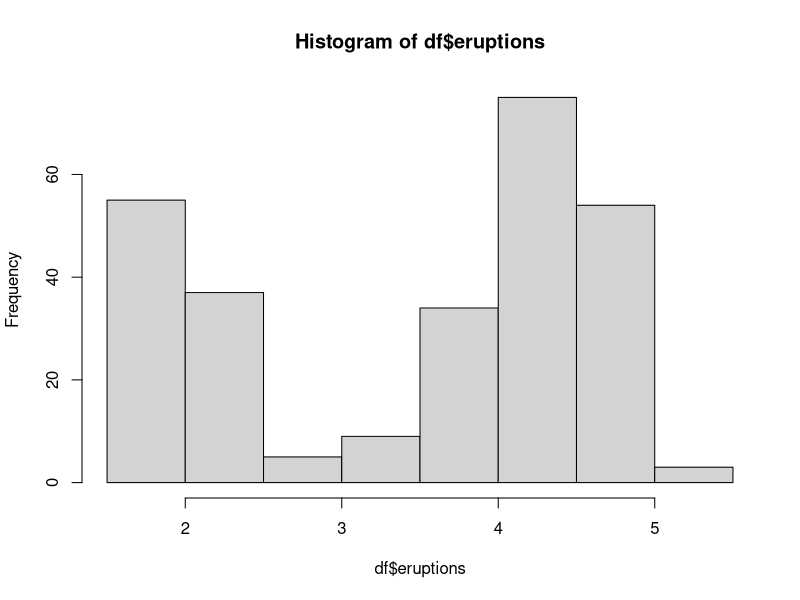
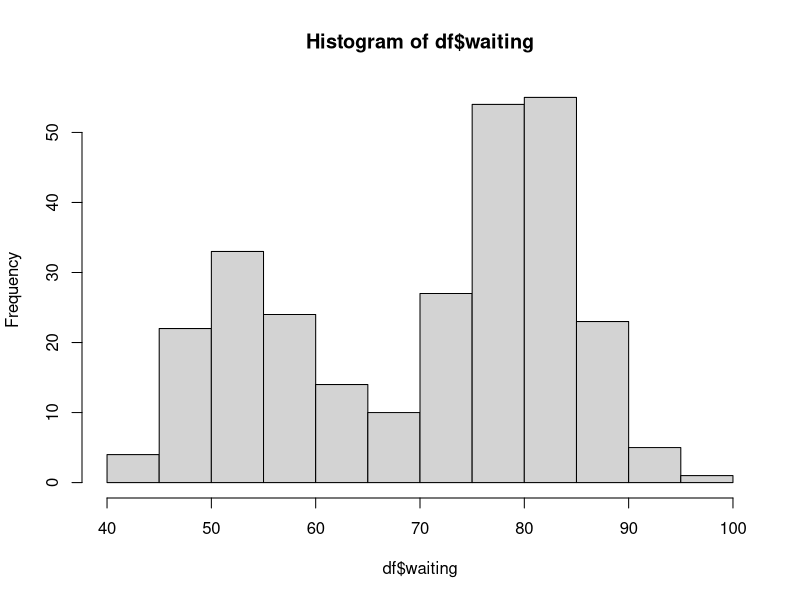

Generate these figures, in order, with R:
## ---- chunk 1
knitr::opts_chunk$set(echo = TRUE)
## ---- chunk 2
df <- faithful
## ---- chunk 3
summary(df)
## ---- chunk 4
hist(df$eruptions)
hist(df$waiting)
